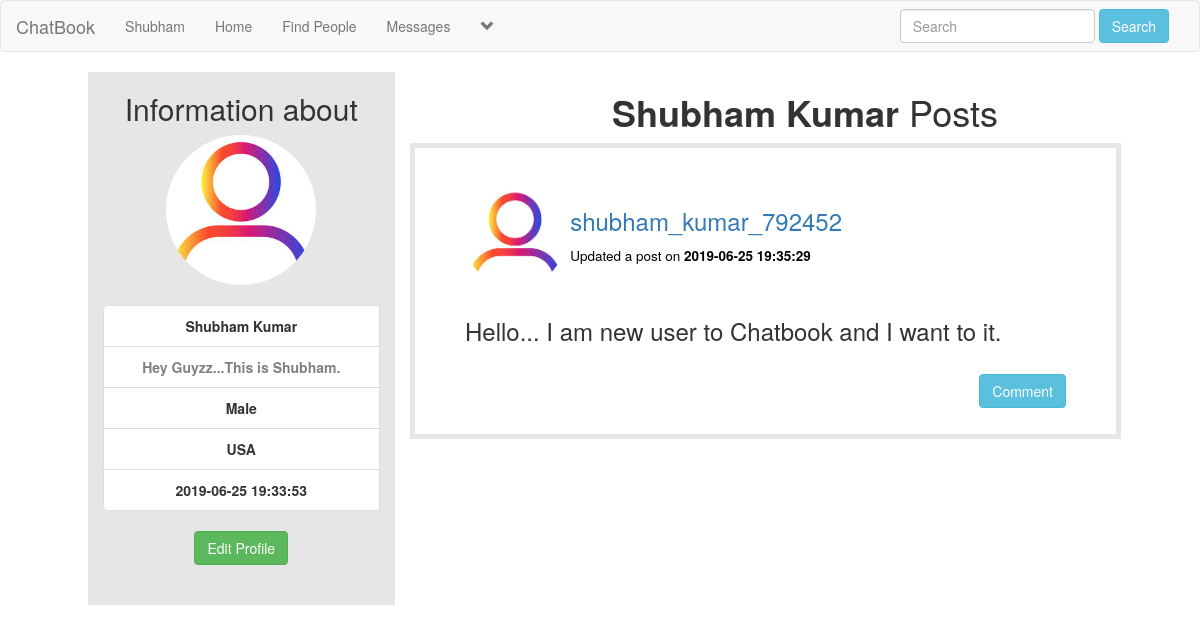
The app's page /user_profile.php?u_id=2 (signed in) with its own data.
### tables this page shows
CREATE TABLE `users` (
  `user_id` int(11) NOT NULL,
  `f_name` text NOT NULL,
  `l_name` text NOT NULL,
  `user_name` text NOT NULL,
  `describe_user` varchar(255) NOT NULL,
  `Relationship` text NOT NULL,
  `user_pass` varchar(255) NOT NULL,
  `user_email` varchar(255) NOT NULL,
  `user_country` text NOT NULL,
  `user_gender` text NOT NULL,
  `user_birthday` text NOT NULL,
  `user_image` varchar(255) NOT NULL,
  `user_cover` varchar(255) NOT NULL,
  `user_reg_date` timestamp NOT NULL DEFAULT CURRENT_TIMESTAMP,
  `status` text NOT NULL,
  `posts` text NOT NULL,
  `recovery_account` varchar(255) NOT NULL
);

CREATE TABLE `posts` (
  `post_id` int(11) NOT NULL,
  `user_id` int(11) NOT NULL,
  `post_content` varchar(255) NOT NULL,
  `upload_image` varchar(255) NOT NULL,
  `post_date` timestamp NOT NULL DEFAULT CURRENT_TIMESTAMP
);

### user_profile.php (the view, shortened to what this page needs)
<!DOCTYPE html>
<?php
include("includes/header.php");
?>
<html>
<head>
	<link rel="stylesheet" href="https://maxcdn.bootstrapcdn.com/bootstrap/3.3.7/css/bootstrap.min.css">
	<link rel="stylesheet" type="text/css" href="style/home_style2.css">
</head>
<body>
<div class="row">
    <?php
       if(isset($_GET['u_id'])){
          $u_id = $_GET['u_id'];
        }
        if($u_id < 0 || $u_id == ""){
           echo "<script>window.open('home.php', '_self')</script>";
        }else{
    ?>
    <div class="col-sm-12">
    	<?php
    	    if(isset($_GET['u_id'])){
    	        global $con;
    	}
    	?>
    	<?php
    	if(isset($_GET['u_id'])){
    	    global $con;
    	    $user_id = $_GET['u_id'];
    	    $select = "select * from users where user_id='$user_id'";
    	    $run = mysqli_query($con, $select);
    	    $row = mysqli_fetch_array($run);
    	    $image = $row['user_image'];
            $f_name = $row['f_name'];
            $l_name = $row['l_name'];
            $describe_user = $row['describe_user'];
            $gender = $row['user_gender'];
            $register_date = $row['user_reg_date'];
            echo"
               <div class='row'>
               	   <div class='col-sm-1'>
               	   </div>
               	 <center>
               	   <div style='background-color: #e6e6e6;' class='col-sm-3'>
               	   	  <h2>Information about</h2>
                      <img class='img-circle' src='users/$image' width='150' height='150'><br><br>
                      <ul class='list-group'>
                      	<li class='list-group-item' title='Username'><strong>$f_name $l_name</strong></li>
                      	<li class='list-group-item' title='User Status'><strong style='color: grey;'>$describe_user</strong></li>
                      	<li class='list-group-item' title='Gender'><strong>$gender</strong></li>
                      	<li class='list-group-item' title='Country'><strong>$user_country</strong></li>
                      	<li class='list-group-item' title='User Registration Date'><strong>$register_date</strong></li>
                      </ul>
            ";
            $user = $_SESSION['user_email'];
            $get_user = "select * from users where user_email = '$user'";
            $run_user = mysqli_query($con, $get_user);
            $row = mysqli_fetch_array($run_user);
            $userown_id = $row['user_id'];
            if($user_id == $userown_id){
                echo "<a href= 'edit_profile.php?u_id=$userown_id' class='btn btn-success'/>Edit Profile</a><br><br><br>
                ";
        }
            echo "
               </div>
           </center>
            ";
    }
    ?>
    <div class='col-sm-8'>
    	<center><h1><strong><?php echo "$f_name $l_name"; ?></strong> Posts</h1></center>
    	<?php
           global $con;
           if(isset($_GET['u_id'])){
               $u_id = $_GET['u_id'];
            }
          $get_posts = "select * from posts where user_id='$u_id' ORDER by 1 DESC LIMIT 5";
          $run_posts = mysqli_query($con, $get_posts);
          while($row_posts = mysqli_fetch_array($run_posts)){
              $post_id = $row_posts['post_id'];
              $user_id = $row_posts['user_id'];
              $content = $row_posts['post_content'];
              $upload_image = $row_posts['upload_image'];
              $post_date = $row_posts['post_date'];
              $user = "select * from users where user_id='$user_id' AND posts='yes'";
              $run_user = mysqli_query($con, $user);
              $row_user = mysqli_fetch_array($run_user);
              $user_name = $row_user['user_name'];
              $user_image = $row_user['user_image'];
              if($content=="No" && strlen($upload_image) >= 1){
                  echo "
                      <div id='own_posts'>
                      	<div class='row'>
                      		<div class = 'col-sm-2'>
                      			<p><img src='users/$user_image' class='img-circle' width='100px' height='100px'>
                      			</p>
                      		</div>
                      		<div class='col-sm-6'>
                      			<h3><a style='text-decoration: none; cursor: pointer;color: #3897f0;' href='user_profile.php?u_id=$user_id'>$user_name</h3>
                      		 		<h4><small style='color: black;'>Updated a post on <strong>$post_date</strong></small></h4>
                      		</div>
                      		<div class='col-sm-4'>
                      		</div>
                      	</div>
                      	<div class='row'>
                      		<div class='col-sm-12'>
                      			<img id='post-img' src='imagepost/$upload_image' style='height: 350px '>
                      		</div>
                      	</div><br>
                          <a href='single.php?post_id=$post_id' style='float: right';><button class='btn btn-info'>Comment</button></a><br>
                      </div><br><br>
                  ";
                   }
                     else {
                    echo"
                       <div id='own_posts'>
                           <div class = 'row'>
                              <div class = 'col-sm-2'>
                              <p><img src = 'users/$user_image' class='img-circle' width='100px' height='100px'></p>
                              </div>
                              <div class='col-sm-6'>
                                  <h3><a style='text-decoration:none; cursor:pointer;color #3897f0;' href='user_profile.php?u_id=$user_id'>$user_name</a></h3>
                            <h4><small style='color:black;'>Updated a post on <strong>$post_date</strong></small></h4>
                              </div>
                              <div class='col-sm-4'>
                              </div>
                            </div>
                            <div class='row'>
                               <div class='col-sm-12'>
                                 <h3><p>$content</p></h3>
                              </div>
                            </div><br>
                            <a href='single.php?post_id=$post_id' style='float: right';><button class='btn btn-info'>Comment</button></a><br>
                        </div><br><br>
                       ";
                }
        }
    ?>
    </div>
    </div>
</div>
<?php } ?>
</body>
</html>

### includes/header.php (shortened to what this page needs)
<?php
include("includes/connection.php");
?>
<nav class="navbar navbar-default">
	<div class="container-fluid">
		<div class="navbar-header">
			<a class="navbar-brand" href="home.php">ChatBook</a>
		</div>
		<div class="collapse navbar-collapse" id="bs-example-navbar-collapse-1">
	      <ul class="nav navbar-nav">
	      	<?php
			$user = $_SESSION['user_email'];
			$get_user = "select * from users where user_email='$user'";
			$run_user = mysqli_query($con,$get_user);
			$row = mysqli_fetch_array($run_user);
			$user_id = $row['user_id'];
			$first_name = $row['f_name'];
			$user_country = $row['user_country'];
			$user_posts = "select * from posts where user_id='$user_id'";
			$run_posts = mysqli_query($con,$user_posts);
			$posts = mysqli_num_rows($run_posts);
			?>
	        <li><a href='profile.php?<?php echo "u_id=$user_id" ?>'><?php echo "$first_name"; ?></a></li>
	       	<li><a href="home.php">Home</a></li>
			<li><a href="members.php">Find People</a></li>
			<li><a href="messages.php?u_id=new">Messages</a></li>
					<?php
						echo"
						<li class='dropdown'>
							<a href='#' class='dropdown-toggle' data-toggle='dropdown' role='button' aria-haspopup='true' aria-expanded='false'><span><i class='glyphicon glyphicon-chevron-down'></i></span></a>
							<ul class='dropdown-menu'>
								<li>
									<a href='my_post.php?u_id=$user_id'>My Posts <span class='badge badge-secondary'>$posts</span></a>
								</li>
								<li>
									<a href='edit_profile.php?u_id=$user_id'>Edit Account</a>
								</li>
								<li role='separator' class='divider'></li>
								<li>
									<a href='logout.php'>Logout</a>
								</li>
							</ul>
						</li>
						";
					?>
			</ul>
			<ul class="nav navbar-nav navbar-right">
				<li class="dropdown">
					<form class="navbar-form navbar-left" method="get" action="results.php">
						<div class="form-group">
							<input type="text" class="form-control" name="user_query" placeholder="Search">
						</div>
						<button type="submit" class="btn btn-info" name="search">Search</button>
					</form>
				</li>
			</ul>
		</div>
	</div>
</nav>

### style/home_style2.css (style rules this page uses)
body { overflow-x: hidden; background-color: #adadff; }

### user_profile.php (style rules this page uses)
body { background-color: white; }
#own_posts { background-color: #fff; border: 5px solid #e6e6e6; border-radius: 5px solid #e6e6e6; padding: 40px 50px; width: 90%; }

### records on screen
users: f_name "Shubham", user_image (picture), l_name "Kumar", describe_user "Hey Guyzz...This is Shubham.", user_gender "Male", user_country "USA", user_reg_date "2019-06-25 19:33:53"
posts: user.user_image (picture), user.user_name "shubham_kumar_792452", post_date "2019-06-25 19:35:29", post_content "Hello... I am new user to Chatbook and I want to it."
